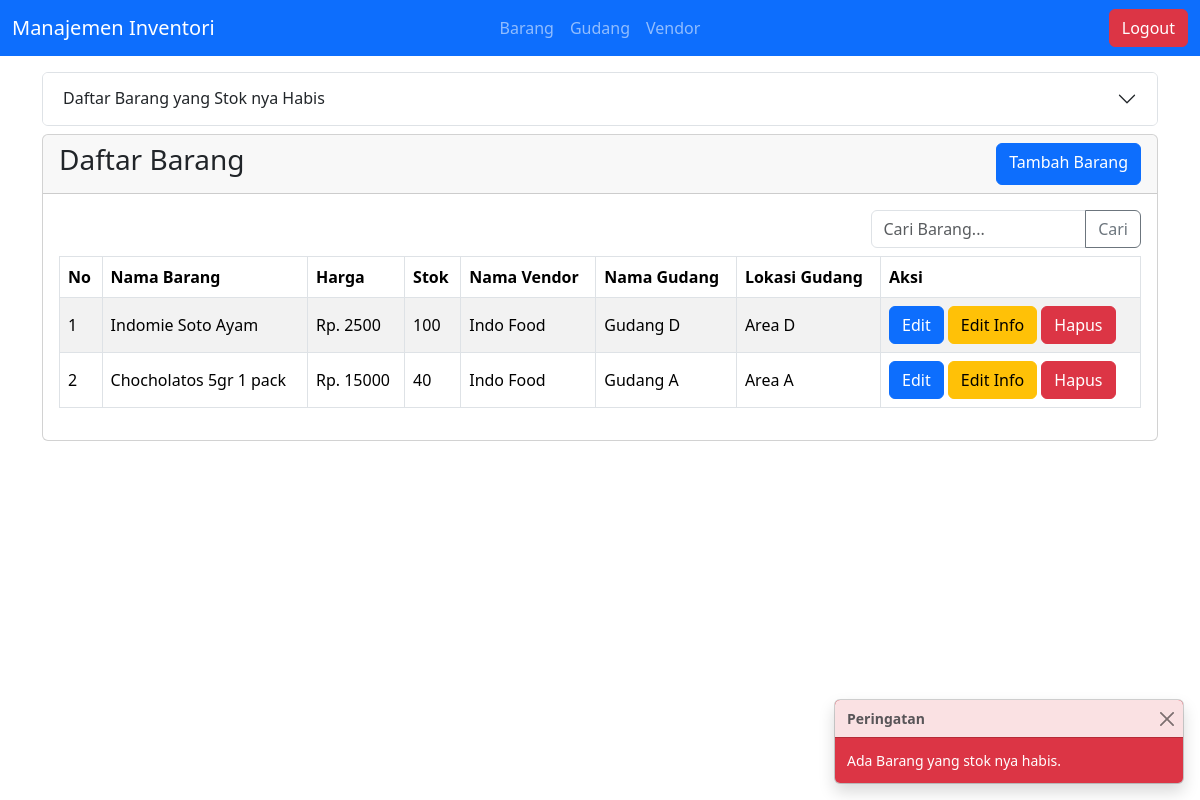
Screenshot of /views/barang/kelola_barang.php (signed in) with the database file from the repository.
### tables this page shows
CREATE TABLE `barang` (
  `id_barang` int(11) NOT NULL,
  `id_barang_vendor` int(11) NOT NULL,
  `id_gudang` int(11) NOT NULL,
  `created_at` timestamp NOT NULL DEFAULT current_timestamp(),
  `updated_at` timestamp NOT NULL DEFAULT current_timestamp() ON UPDATE current_timestamp()
);

CREATE TABLE `barang_vendor` (
  `id_barang_vendor` int(11) NOT NULL,
  `nama_barang` varchar(30) NOT NULL,
  `harga` int(11) NOT NULL,
  `stok` int(5) NOT NULL,
  `id_vendor` int(11) NOT NULL,
  `created_at` timestamp NOT NULL DEFAULT current_timestamp(),
  `updated_at` timestamp NOT NULL DEFAULT current_timestamp() ON UPDATE current_timestamp()
);

CREATE TABLE `vendor` (
  `id_vendor` int(11) NOT NULL,
  `nama_vendor` varchar(30) NOT NULL,
  `kontak` int(8) NOT NULL,
  `created_at` timestamp NOT NULL DEFAULT current_timestamp(),
  `updated_at` timestamp NOT NULL DEFAULT current_timestamp() ON UPDATE current_timestamp()
);

CREATE TABLE `gudang` (
  `id_gudang` int(11) NOT NULL,
  `nama_gudang` varchar(30) NOT NULL,
  `lokasi_gudang` varchar(30) NOT NULL,
  `created_at` timestamp NOT NULL DEFAULT current_timestamp(),
  `updated_at` timestamp NOT NULL DEFAULT current_timestamp() ON UPDATE current_timestamp()
);

### views/barang/kelola_barang.php (the view, shortened to what this page needs)
<?php require_once '../layout/header.php'; ?>
<?php
$sql_stok_habis =
    "SELECT
        barang_vendor.*,
        vendor.*
    FROM barang_vendor
    JOIN vendor ON vendor.id_vendor = barang_vendor.id_vendor
    WHERE barang_vendor.stok < 1
";
$stmt_stok_habis = $conn->prepare($sql_stok_habis);
if(!$stmt_stok_habis->execute()) {
    die("Gagal ambil data barang yang stok nya habis.");
}
$result_stok_habis = $stmt_stok_habis->get_result();
$sql = "SELECT barang.*,
        barang_vendor.*,
        vendor.*,
        gudang.*
        FROM barang
        JOIN barang_vendor ON barang_vendor.id_barang_vendor = barang.id_barang_vendor
        JOIN vendor ON vendor.id_vendor = barang_vendor.id_vendor
        JOIN gudang ON gudang.id_gudang = barang.id_gudang
        ORDER BY barang.updated_at DESC
";
$stmt = $conn->prepare($sql);
if(!$stmt->execute()) {
    die("Gagal Mengambil data");
}
$result = $stmt->get_result();
?>
<section class="mt-3" id="content">
    <div class="container">
        <div class="row">
            <div class="col-12">
                <?php if(isset($result_stok_habis) && $result_stok_habis->num_rows > 0) : ?>
                    <div class="accordion mb-2" id="accordionStok">
                        <div class="accordion-item">
                            <h2 class="accordion-header">
                                <button class="accordion-button collapsed" type="button" data-bs-toggle="collapse" data-bs-target="#collapseStok">Daftar Barang yang Stok nya Habis</button>
                            </h2>
                        </div>
                    </div>
                <?php endif; ?>
                <div class="card">
                    <div class="card-header d-flex justify-content-between">
                        <h3>Daftar Barang</h3>
                        <a href="pilih_vendor.php" class="btn btn-primary">Tambah Barang</a>
                    </div>
                    <div class="card-body">
                        <div class="row">
                        <form action="kelola_barang.php" method="get">
                                <div class="input-group w-25 float-end mb-2">
                                    <input type="text" class="form-control" name="s" placeholder="Cari Barang..." <?php if(isset($_GET['s']) && !empty($_GET['s'])) echo 'value="'. $_GET['s'] .'"' ?>>
                                    <button type="submit" class="btn btn-outline-secondary">Cari</button>
                                </div>
                            </form>
                        </div>
                        <div class="row">
                            <div class="table-responsive">
                                <table class="table align-middle table-striped table-bordered table-hover">
                                    <thead>
                                        <th>No</th>
                                        <th>Nama Barang</th>
                                        <th>Harga</th>
                                        <th>Stok</th>
                                        <th>Nama Vendor</th>
                                        <th>Nama Gudang</th>
                                        <th>Lokasi Gudang</th>
                                        <th>Aksi</th>
                                    </thead>
                                    <tbody>
                                        <?php $i = 1; ?>
                                        <?php if(!isset($_GET['s']) || empty($_GET['s'])) : ?>
                                            <?php while($row = $result->fetch_assoc()) : ?>
                                            <tr>
                                                <td><?= $i ?></td>
                                                <td><?= $row['nama_barang'] ?></td>
                                                <td>Rp. <?= $row['harga'] ?></td>
                                                <td><?= $row['stok'] ?></td>
                                                <td><?= $row['nama_vendor'] ?></td>
                                                <td><?= $row['nama_gudang'] ?></td>
                                                <td><?= $row['lokasi_gudang'] ?></td>
                                                <td>
                                                    <a href="update_barang.php?id_vendor=<?= $row['id_vendor'] ?>&id_barang=<?= $row['id_barang'] ?>" class="btn btn-primary">Edit</a>
                                                    <a href="../barang_vendor/update_barang_v.php?id_vendor=<?= $row['id_vendor'] ?>&id_barang_vendor=<?= $row['id_barang_vendor'] ?>" class="btn btn-warning">Edit Info</a>
                                                    <a href="../../system/crud/barang.php?act=delete&id_barang=<?= $row['id_barang'] ?>" class="btn btn-danger" onclick="return confirm('Anda Yakin?')">Hapus</a>
                                                </td>
                                            </tr>
                                            <?php $i++; ?>
                                            <?php endwhile; ?>
                                        <?php endif; ?>
                                    </tbody>
                                </table>
                            </div>
                        </div>
                    </div>
                </div>
            </div>
        </div>
    </div>
</section>
<?php require_once '../layout/footer.php'; ?>

### views/layout/header.php (shortened to what this page needs)
<?php require_once '../../system/init.php'; ?>
<?php
$stmt_stok = $conn->prepare("SELECT nama_barang FROM barang_vendor WHERE stok < 1");
if(!$stmt_stok->execute()) {
    die("Gagal mengambil data barang yang stoknya habis");
}
$result_stok = $stmt_stok->get_result();
?>
<!DOCTYPE html>
<html lang="en">
<head>
    <link rel="stylesheet" href="../../bootstrap-5.3.3/css/bootstrap.min.css">
</head>
<body>
    <nav class="navbar navbar-dark navbar-expand-lg bg-primary">
      <div class="container-fluid">
        <div class="collapse navbar-collapse d-lg-flex" id="navbarsExample11">
          <a class="navbar-brand col-lg-3 me-0" href="#">Manajemen Inventori</a>
          <ul class="navbar-nav col-lg-6 justify-content-lg-center">
            <li class="nav-item">
              <a class="nav-link" href="../barang/kelola_barang.php">Barang</a>
            </li>
            <li class="nav-item">
              <a class="nav-link" href="../gudang/kelola_gudang.php">Gudang</a>
            </li>
            <li class="nav-item">
              <a class="nav-link" href="../vendor/kelola_vendor.php">Vendor</a>
            </li>
          </ul>
          <div class="d-lg-flex col-lg-3 justify-content-lg-end">
            <a href="../../system/login/logout.php" class="btn btn-danger">Logout</a>
          </div>
        </div>
      </div>
    </nav>
    <?php if($result_stok->num_rows > 0) : ?>
      <div class="toast-container position-fixed bottom-0 end-0 p-3">
        <div id="toastStokHabis" class="toast text-bg-danger" role="alert" data-bs-delay="5000" data-bs-autohide="true" data-bs-animation="true" aria-live="assertive" aria-atomic="true">
          <div class="toast-header">
            <strong class="me-auto">Peringatan</strong>
            <button type="button" class="btn-close" data-bs-dismiss="toast" aria-label="Close"></button>
          </div>
          <div class="toast-body">
            Ada Barang yang stok nya habis.
          </div>
        </div>
      </div>
    <?php endif; ?>

### views/layout/footer.php (shortened to what this page needs)
</body>
</html>

### rows the page displays
barang: id_barang_vendor.nama_barang "Indomie Soto Ayam", id_barang_vendor.harga "2500", id_barang_vendor.stok "100", vendor.nama_vendor "Indo Food", id_gudang.nama_gudang "Gudang D", id_gudang.lokasi_gudang "Area D"
barang: id_barang_vendor.nama_barang "Chocholatos 5gr 1 pack", id_barang_vendor.harga "15000", id_barang_vendor.stok "40", vendor.nama_vendor "Indo Food", id_gudang.nama_gudang "Gudang A", id_gudang.lokasi_gudang "Area A"
